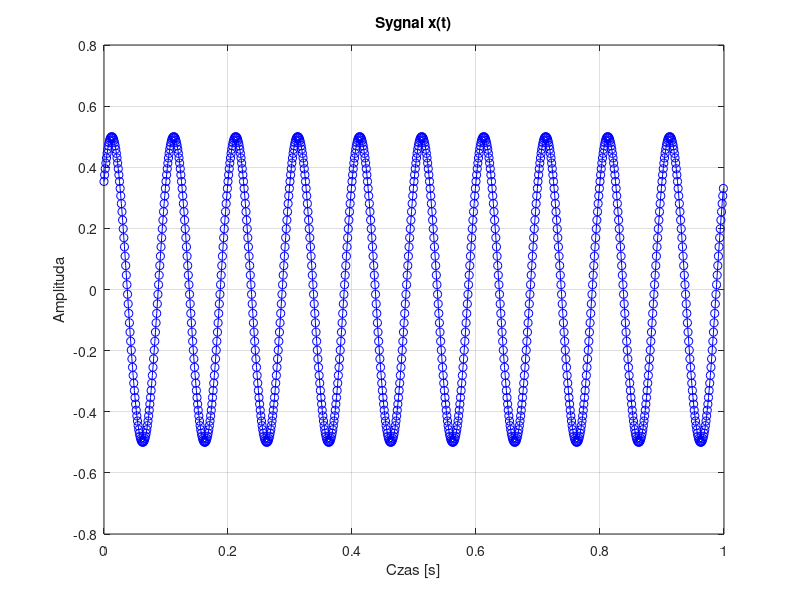

MATLAB code to generate this figure:
% cps_01_sinus.m
  clear all; close all;

  fpr=1000; Nx=1000;              % parametry: czestotliwosc probkowania, liczba probek             
  dt = 1/fpr;                     % okres probkowania 
  n = 0 : Nx-1;                   % numery probek        
  t = dt*n;                       % chwile probkowania
  A1=0.5; f1=10; p1=pi/4;         % sinusoida: amplituda, czestotliwosc, faza
  x1 = A1*sin(2*pi*f1    *t+p1);  % pierwszy skladnik sygnalu
% x1 = A1*sin(2*pi*f1/fpr*n+p1);  % pierwszy składnik inaczej zapisany
% x2 = ?;                         % drugi skladnik
% x3 = ?;                         % trzeci skladnik
  x = x1;                         % wybor skladowych: x = x1, x1 + 0.123*x2 + 0.456*x3   
  plot(t,x,'bo-'); grid; title('Sygnal x(t)'); xlabel('Czas [s]'); ylabel('Amplituda');